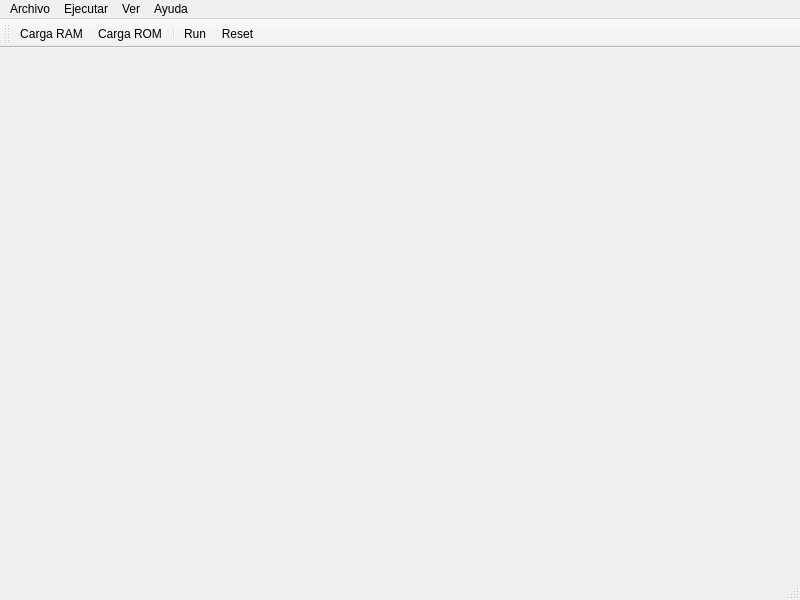
<?xml version="1.0" encoding="UTF-8"?>
<!--
  Emulador Motorola 68HC11
  Copyright (C) 2026 Julio Cruz
  SPDX-License-Identifier: GPL-3.0-only
-->
<ui version="4.0">
 <class>MainWindow</class>
 <widget class="QMainWindow" name="MainWindow">
  <property name="geometry">
   <rect>
    <x>0</x>
    <y>0</y>
    <width>800</width>
    <height>600</height>
   </rect>
  </property>
  <property name="windowTitle">
   <string>MainWindow</string>
  </property>
  <widget class="QWidget" name="centralwidget"/>
  <widget class="QMenuBar" name="menubar">
   <property name="geometry">
    <rect>
     <x>0</x>
     <y>0</y>
     <width>800</width>
     <height>23</height>
    </rect>
   </property>
   <widget class="QMenu" name="menuArchivo">
    <property name="title">
     <string>Archivo</string>
    </property>
    <addaction name="actionCarga_RAM"/>
    <addaction name="actionCarga_ROM"/>
   </widget>
   <widget class="QMenu" name="menuEjecutar">
    <property name="title">
     <string>Ejecutar</string>
    </property>
    <property name="toolTipsVisible">
     <bool>false</bool>
    </property>
    <addaction name="actionRun"/>
    <addaction name="actionReset"/>
   </widget>
   <widget class="QMenu" name="menuVer">
    <property name="title">
     <string>Ver</string>
    </property>
   </widget>
   <widget class="QMenu" name="menuAyuda">
    <property name="title">
     <string>Ayuda</string>
    </property>
    <addaction name="actionAcerca_de"/>
    <addaction name="actionAcerca_de_Qt"/>
   </widget>
   <addaction name="menuArchivo"/>
   <addaction name="menuEjecutar"/>
   <addaction name="menuVer"/>
   <addaction name="menuAyuda"/>
  </widget>
  <widget class="QStatusBar" name="statusbar"/>
  <widget class="QToolBar" name="toolBar">
   <property name="windowTitle">
    <string>toolBar</string>
   </property>
   <attribute name="toolBarArea">
    <enum>TopToolBarArea</enum>
   </attribute>
   <attribute name="toolBarBreak">
    <bool>false</bool>
   </attribute>
   <addaction name="actionCarga_RAM"/>
   <addaction name="actionCarga_ROM"/>
   <addaction name="separator"/>
   <addaction name="actionRun"/>
   <addaction name="actionReset"/>
  </widget>
  <action name="actionReset">
   <property name="text">
    <string>Reset</string>
   </property>
  </action>
  <action name="actionCarga_RAM">
   <property name="text">
    <string>Carga RAM</string>
   </property>
  </action>
  <action name="actionCarga_ROM">
   <property name="text">
    <string>Carga ROM</string>
   </property>
  </action>
  <action name="actionRun">
   <property name="text">
    <string>Run</string>
   </property>
  </action>
  <action name="actionAcerca_de">
   <property name="text">
    <string>Acerca de</string>
   </property>
  </action>
  <action name="actionAcerca_de_Qt">
   <property name="text">
    <string>Acerca de Qt</string>
   </property>
  </action>
 </widget>
 <resources/>
 <connections/>
</ui>
